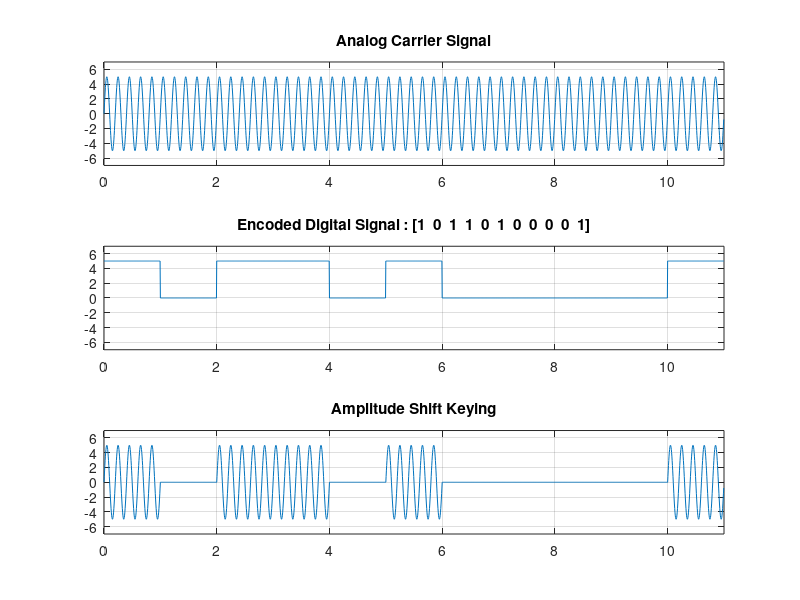

This figure's MATLAB source:
clc;
clear all;
close all;

bits = [1 0 1 1 0 1 0 0 0 0 1];
voltage = 5;
am = 5;
fm = 5;
fs = 200;
bitrate = 1;
T = length(bits) / bitrate;
t = 0 : 1/fs : T - 1/fs;

%Analog Carrier Signal
x_analog = am * sin(2*pi*fm*t);

subplot(3,1,1);
plot(t,x_analog);
xlim([0 T]);
ylim([-voltage-2 voltage+2]);
title("Analog Carrier Signal");
grid on;


%Encoded Digital Signal
x_digital = zeros(1,length(t));

for i = 1 : length(bits)
  from = (i - 1) * fs / bitrate + 1;
  to = i * fs / bitrate;
  if(bits(i) == 1)
    x_digital(from : to) = voltage;
  else
    x_digital(from : to) = 0;
  endif
endfor

subplot(3,1,2);
plot(t,x_digital);
xlim([0 T]);
ylim([-voltage-2 voltage+2]);
title(['Encoded Digital Signal : [' num2str(bits) ']']);
grid on;

%ASK Modulation
ask = zeros(1,length(bits));

for i = 1 : length(t)
  if(x_digital(i) == voltage)
    ask(i) = x_analog(i);
  endif
endfor

subplot(3,1,3);
plot(t,ask);
xlim([0 T]);
ylim([-voltage-2 voltage+2]);
title("Amplitude Shift Keying");
grid on;

%ASK Demodulation
data = zeros(1,length(bits));

for i = 1 : length(t)
  if(rem(i,fs) == 0 && ask(i) != 0)
    data(i / fs) = 1;
  endif
endfor

disp("ASK Decoding : ");
disp(data);